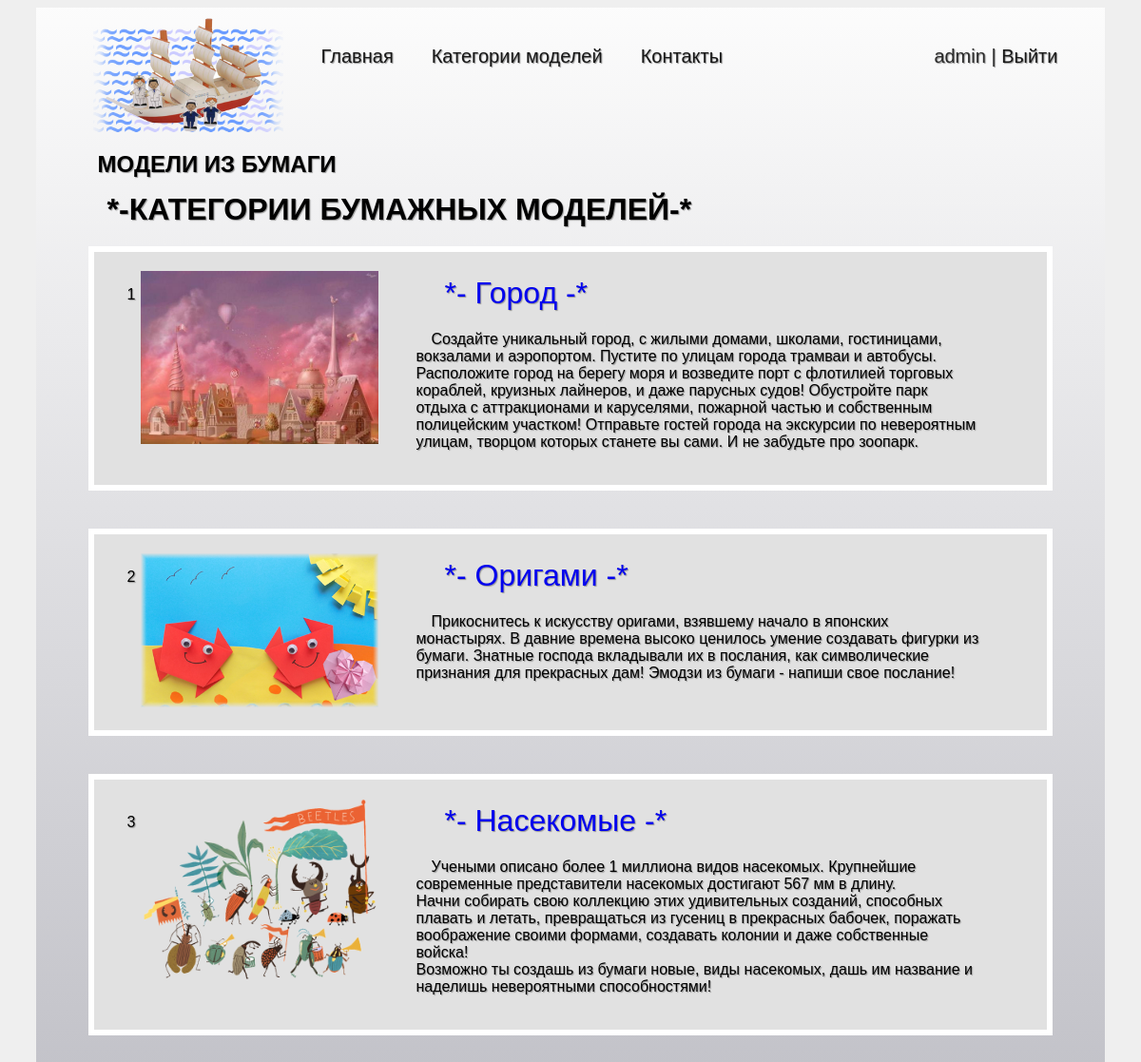
Page /projects/ (signed in) on the committed database.
### papermodels/models.py (models this page shows, shortened)
class PaperModelsCategories(models.Model):
    title = models.CharField(max_length=50)
    description = models.TextField()
    image = models.ImageField(upload_to='papermodels/images')

### papermodels/views.py (the view)
# urls.py: path("projects/", include('papermodels.urls')),
def projects(request):
    projects = PaperModelsCategories.objects.all()
    return render(request, 'papermodels/projects.html', {"projects": projects})

### papermodels/templates/papermodels/projects.html
{% extends 'papermodels/base.html' %}
{% load static %}
{% block content %}
<h1 class="projects">*-КАТЕГОРИИ БУМАЖНЫХ МОДЕЛЕЙ-*</h1>
<div class="categories">
    {% for proj in projects %}
    <div class="element">
        <p class="proj_number">{{ proj.id }}</p>
        <a href="{% url 'papermodels:project' proj.id %}"><img class="categories_img" src="{{ proj.image.url }}" alt="img"></a>
        <div class="text_part">
            <p class="modellist"><a href="{% url 'papermodels:project' proj.id %}" class="modellink"> *- {{ proj.title }} -* </a></p>
            <p class="descripion">{{ proj.description | safe }}</p>
        </div>
    </div>
    {% endfor %}
</div>
{% endblock %}

### papermodels/templates/papermodels/base.html (shortened to what this page needs)
<!DOCTYPE html>
{% load static %}
<html lang="en">
<head>
    <link rel="stylesheet" href="{% static 'css/style.css' %}">
</head>
<body>
<div class="container">
<div class="menu">
    <div class="wrap">
        <ul class="menu">
            <li ><a href="{% url 'main' %}"><img class="logo" src="{% static 'papermodels/logo.png' %}" alt="logo"></a></li>
            <li class="text"><a href="{% url 'main' %}">Главная</a></li>
            <li class="text"><a href="{% url 'papermodels:projects' %}">Категории моделей</a></li>
            <li class="text"><a href="{% url 'contacts' %}">Контакты</a></li>
            {% if request.user.is_authenticated %}
            <li class="text last">{{ user.username }} | <a href="{% url 'papermodels:logout' %}">Выйти</a></li>
            {% else %}
            <li class="text last"><a href="{% url 'papermodels:register' %}">Регистрация</a> | <a href="{% url 'login' %}">Авторизация</a></li>
            {% endif %}
        </ul>
    </div>
</div>
<h1 class="title">МОДЕЛИ ИЗ БУМАГИ</h1>
<div class="content">
    <div class="wrap">
        {% block content %}
        {% endblock %}
    </div>
</div>
</div>
</body>
</html>

### papermodels/static/css/style.css (style rules this page uses)
body { background-color: rgb(239, 239, 239); text-shadow: 1px 1px 1px rgb(150, 150, 150); font-family: "Lucida Sans", "Lucida Sans Regular", "Lucida Grande", "Lucida Sans Unicode", Geneva, Verdana, sans-serif; }
.content { padding: 5px 35px; }
.menu .wrap { list-style: none; }
ul { list-style: none; }
ul.menu { margin: 0; padding: 0; color: #2a2a2a; font-size: 20px; overflow: hidden; }
ul.menu li { float: left; margin: 0 10px 0px 30px; padding-top: 5px; }
ul.menu li.last { float: right; padding-right: 40px; }
ul.menu li a { color: #171717; text-decoration: none; }
.logo { max-width: 200px; }
ul.menu img.logo { margin: 0px auto 2px 30px; padding-top: 0; }
ul.menu li.text { margin-top: 35px; }
.container { margin: 0 auto; max-width: 95%; min-height: 960px; background-image: linear-gradient(to bottom, rgba(255, 255, 255, 0.8), rgba(84, 84, 106, 0.3)); }
.categories { display: flex; flex-wrap: wrap; justify-content: space-evenly; margin-bottom: 60px; flex-direction: column; }
h1 { margin: 0px 40px; }
.title { font-size: x-large; font-weight: 800; padding: 10px 25px; }
.categories_img { width: 250px; }
.element { display: flex; background-color: rgb(225, 225, 225); flex-basis: 120px; border: 6px solid #fff; margin: 20px 20px; padding: 20px 30px; }
.text_part { display: flex; padding: 0 40px; margin-top: 0; flex-direction: column; justify-content: flex-start; align-items: flex-start; }
.modellist { padding: 5px 30px; font-size: 2em; margin: 0; }
.descripion { font-size: 1em; text-indent: 1em; }
.proj_number { padding: 0 5px; }
a { text-decoration: none; }
.last { float: right; margin-right: 20px; }

### rows in the picture
PaperModelsCategories: id "1", image (picture), title "Город", description "Создайте уникальный город, с жилыми домами, школами, гостиницами, вокзалами и аэропортом. Пустите по улицам города трамваи и автобусы. Расположите город на берегу моря и возведите порт с флотилией торговых кораблей, круизных лайнеров, и даже парусных судов! Обустройте парк отдыха с аттракционами и каруселями, пожарной частью и собственным полицейским участком! Отправьте гостей города на экскурсии по невероятным улицам, творцом которых станете вы сами. И не забудьте про зоопарк."
PaperModelsCategories: id "2", image (picture), title "Оригами", description "Прикоснитесь к искусству оригами, взявшему начало в японских монастырях. В давние времена высоко ценилось умение создавать фигурки из бумаги. Знатные господа вкладывали их в послания, как символические признания для прекрасных дам! Эмодзи из бумаги - напиши свое послание!"
PaperModelsCategories: id "3", image (picture), title "Насекомые", description "Учеными описано более 1 миллиона видов насекомых. Крупнейшие современные представители насекомых достигают 567 мм в длину. Начни собирать свою коллекцию этих удивительных созданий, способных плавать и летать, превращаться из гусениц в прекрасных бабочек, поражать воображение своими формами, cоздавать колонии и даже собственные войска! Возможно ты создашь из бумаги новые, виды насекомых, дашь им название и наделишь невероятными способностями!"

### other values in the picture
{{ user.username }} "admin"
